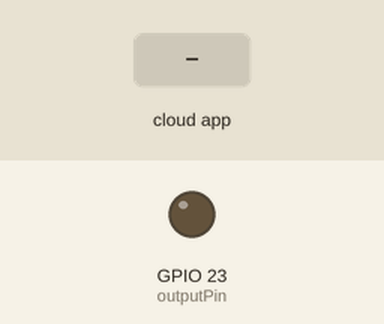
Bench run of a sketch on a simulated ESP32. Shown: output pins drawn as LEDs (lit = HIGH). Inputs (shaded band) come from the test bench. WiFi joins after 1.5 s; servers stay silent unless stated; no MQTT or app messages arrive unless stated; what the sketch prints to the serial monitor is not drawn.

Above: at 2.7 s.
2.8 s: the phone or cloud app sets take-readings to 1
At 3.5 s:
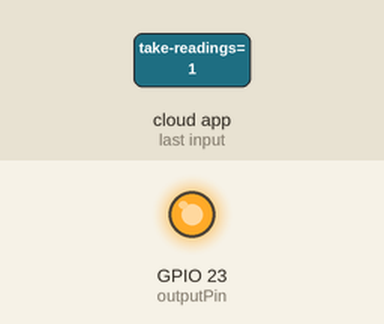
4.3 s: the phone or cloud app sets reset to 0
At 5.6 s:
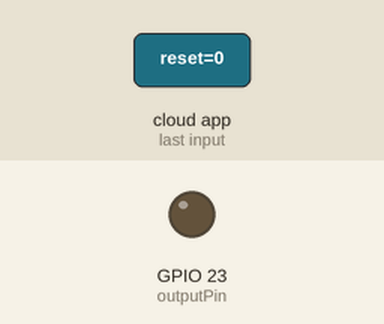
Timing chart, 0 to 7.3 s (numbered marks = the images above; inputs shaded):
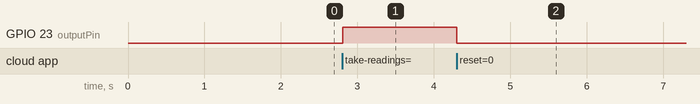

Measured:
- after the input at 2.8 s, GPIO 23 (outputPin): LOW → HIGH at once
- after the input at 4.3 s, GPIO 23 (outputPin): HIGH → LOW at once

The sketch:

Turbidity___pH_final.ino
```cpp
#include <WiFi.h>
#include "Adafruit_MQTT.h"
#include "Adafruit_MQTT_Client.h"

// WiFi parameters
#define WLAN_SSID       "Sewmina"
#define WLAN_PASS       "Ranawaka2001"

// Adafruit IO
#define AIO_SERVER      "io.adafruit.com"
#define AIO_SERVERPORT  1883
#define AIO_USERNAME    "gw2001"
#define AIO_KEY         "aio_urnw36J4L5uXJNAHOBvpRDN159IJ"


WiFiClient client;

// Setup the MQTT client class by passing in the WiFi client and MQTT server and login details.
Adafruit_MQTT_Client mqtt(&client, AIO_SERVER, AIO_SERVERPORT, AIO_USERNAME, AIO_KEY);

// Feeds to publish data to Adafruit IO
Adafruit_MQTT_Publish turbidity_level = Adafruit_MQTT_Publish(&mqtt, AIO_USERNAME "/feeds/Turbidity_level");
Adafruit_MQTT_Publish pH_level = Adafruit_MQTT_Publish(&mqtt, AIO_USERNAME "/feeds/pH_value");

// Feeds to subscribe to button presses
Adafruit_MQTT_Subscribe take_readings = Adafruit_MQTT_Subscribe(&mqtt, AIO_USERNAME "/feeds/take-readings");
Adafruit_MQTT_Subscribe reset = Adafruit_MQTT_Subscribe(&mqtt, AIO_USERNAME "/feeds/reset");

int sensorPin = 34;
const int adcPin = 36;
const float m = -5.436;  //Gradient
bool recording = false;

const int outputPin = 23;

//int RoboticArm=0;

void MQTT_callback(Adafruit_MQTT_Subscribe *subscription) {
  char *data = (char *)subscription->lastread;
  int value = atoi(data);

  if (subscription == &take_readings) {
    if (value == 1) {
      recording = true;
      digitalWrite(outputPin, value);
      Serial.println("Started recording.");
    }
  } else if (subscription == &reset) {
    if (value == 0) {
      recording = false;
      digitalWrite(outputPin, value);
      Serial.println("Stopped recording.");
    }
  }
}

void setup() {
  Serial.begin(9600);
  Serial.println(F("Adafruit IO Example"));

  // Connect to WiFi access point.
  Serial.println(); Serial.println();
  delay(10);
  Serial.print(F("Connecting to "));
  Serial.println(WLAN_SSID);
  WiFi.begin(WLAN_SSID, WLAN_PASS);
  while (WiFi.status() != WL_CONNECTED) {
    delay(500);
    Serial.print(F("."));
  }
  Serial.println();
  Serial.println(F("WiFi connected"));
  Serial.println(F("IP address: "));
  Serial.println(WiFi.localIP());

  // Setup MQTT subscriptions
  mqtt.subscribe(&take_readings);
  mqtt.subscribe(&reset);

  // connect to adafruit io
  connect();

  //Set pin mode to output
  pinMode(outputPin, OUTPUT);
}

// connect to adafruit io via MQTT
void connect() {
  Serial.print(F("Connecting to Adafruit IO... "));
  int8_t ret;
  while ((ret = mqtt.connect()) != 0) {
    switch (ret) {
      case 1: Serial.println(F("Wrong protocol")); break;
      case 2: Serial.println(F("ID rejected")); break;
      case 3: Serial.println(F("Server unavailable")); break;
      case 4: Serial.println(F("Bad user/pass")); break;
      case 5: Serial.println(F("Not authorized")); break;
      case 6: Serial.println(F("Failed to subscribe")); break;
      default: Serial.println(F("Connection failed")); break;
    }

    if(ret >= 0)
      mqtt.disconnect();

    Serial.println(F("Retrying connection..."));
    delay(10000);
  }
  Serial.println(F("Adafruit IO Connected!"));
}

void loop() {
  // ping adafruit io a few times to make sure we remain connected
  if (!mqtt.ping(3)) {
    // reconnect to adafruit io
    if (!mqtt.connected()) {
      Serial.println("MQTT not connected! Reconnecting...");
      connect();
    }
  }

  // Check for incoming subscription messages
  Adafruit_MQTT_Subscribe *subscription;
  while ((subscription = mqtt.readSubscription(5000))) {
    MQTT_callback(subscription);
  }

  int sensorValue = analogRead(sensorPin);
  int turbidity = map(sensorValue, 0, 750, 100, 0);

  Serial.print((int)turbidity);
  Serial.println(" ntu");
  delay(8000);

  // Convert turbidity value to string
  String turbidityStr = String(turbidity);

  float Po = analogRead(adcPin) * 3.3 / 4095;
  float phValue = 7 - (2.88 - Po) * m;
  Serial.print("pH value = ");
  Serial.println(phValue);
  delay(8000);

  String phStr = String(phValue);

  if(recording == true)
  {
    if (!turbidity_level.publish(turbidityStr.c_str())) // Publish to Adafruit
    {
      Serial.println(F("Failed"));
    }
    if(!pH_level.publish(phStr.c_str()))
    {
      Serial.println(F("Failed"));
    }
    else
    {
      Serial.println(F("Sent!"));
    }
  }
}
```
